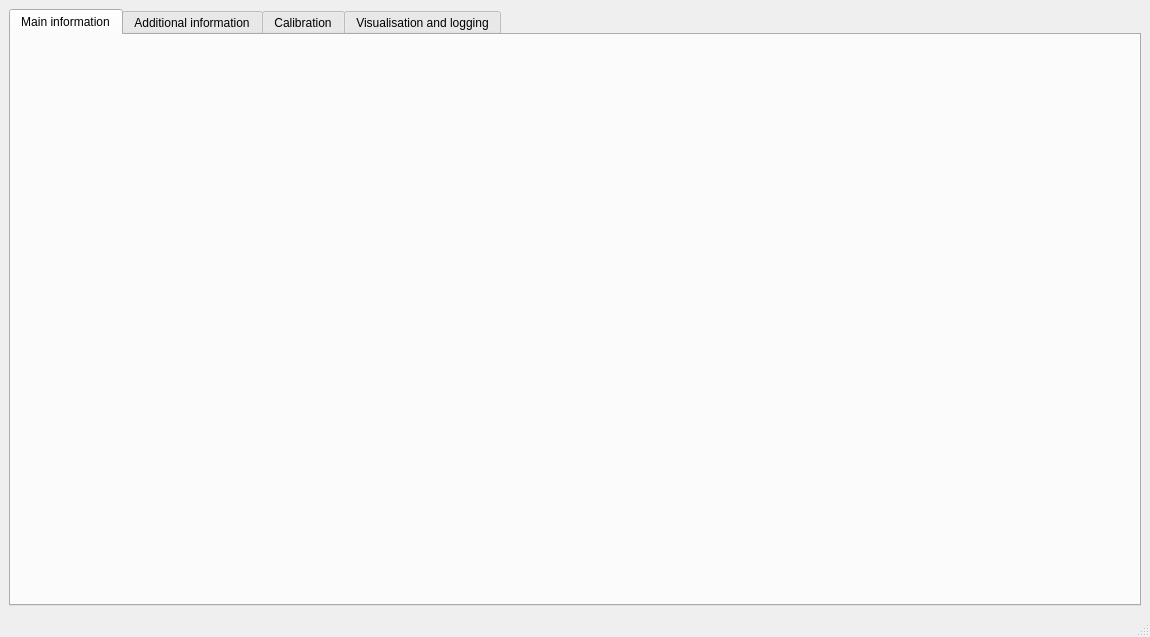
<?xml version="1.0" encoding="UTF-8"?>
<ui version="4.0">
 <class>MainWindow</class>
 <widget class="QMainWindow" name="MainWindow">
  <property name="geometry">
   <rect>
    <x>0</x>
    <y>0</y>
    <width>1150</width>
    <height>637</height>
   </rect>
  </property>
  <property name="windowTitle">
   <string>MainWindow</string>
  </property>
  <widget class="QWidget" name="centralwidget">
   <layout class="QGridLayout" name="gridLayout">
    <item row="0" column="0">
     <widget class="QTabWidget" name="tabWidget">
      <property name="enabled">
       <bool>true</bool>
      </property>
      <property name="currentIndex">
       <number>0</number>
      </property>
      <widget class="QWidget" name="mainInfoTab">
       <attribute name="title">
        <string>Main information</string>
       </attribute>
      </widget>
      <widget class="QWidget" name="addInfoTab">
       <attribute name="title">
        <string>Additional information</string>
       </attribute>
       <layout class="QGridLayout" name="gridLayout_2">
        <item row="0" column="0">
         <widget class="QScrollArea" name="scrollArea">
          <property name="lineWidth">
           <number>0</number>
          </property>
          <property name="widgetResizable">
           <bool>true</bool>
          </property>
          <widget class="QWidget" name="scrollAreaWidgetContents">
           <property name="geometry">
            <rect>
             <x>0</x>
             <y>0</y>
             <width>1108</width>
             <height>544</height>
            </rect>
           </property>
          </widget>
         </widget>
        </item>
       </layout>
      </widget>
      <widget class="QWidget" name="calibrationTab">
       <attribute name="title">
        <string>Calibration</string>
       </attribute>
      </widget>
      <widget class="QWidget" name="logsTab">
       <attribute name="title">
        <string>Visualisation and logging</string>
       </attribute>
      </widget>
     </widget>
    </item>
   </layout>
  </widget>
  <widget class="QStatusBar" name="statusbar"/>
 </widget>
 <resources/>
 <connections/>
</ui>
